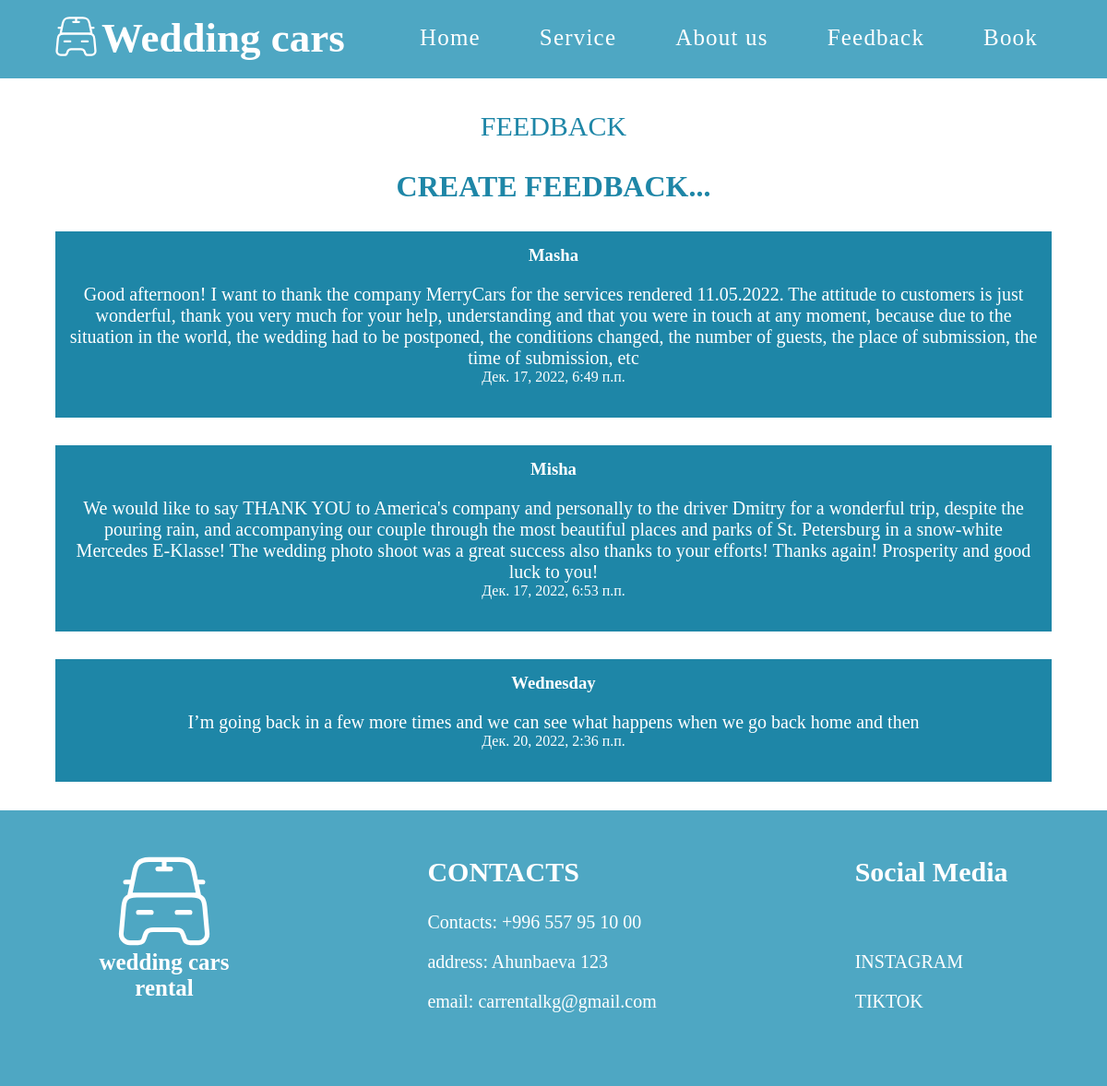
/comment/, run on the app's committed database.
### comment/models.py (models this page shows, shortened)
class Model_notes_of_user(models.Model):
    title_note = models.CharField(max_length=200)
    text_note = models.TextField()
    date_note = models.DateTimeField(auto_now_add=True)

### comment/views.py (the view)
# urls.py: path('comment/', views.View_user_notes.as_view()),
class View_user_notes(generic.ListView):
    template_name = 'all.html'
    queryset = models.Model_notes_of_user.objects.all()
    def get_queryset(self):
        return models.Model_notes_of_user.objects.all()

### comment/templates/all.html (shortened to what this page needs)
<!DOCTYPE html>
{% load static %}
<html lang="en">
<head>
    <link rel="stylesheet" href="{% static 'css/all.css' %}" />
    <link rel="stylesheet" href="{% static 'css/home.css' %}"/>
</head>
<body>
{% include 'header.html'%}
<h1 class="feedback" style="padding: 120px 0 30px 0; font-weight: normal;">FEEDBACK</h1>
<a href="http://127.0.0.1:8000/notes/add_note/"  style="display: block;  font-weight: bold; text-align:center; font-size:2rem; color:rgba(30, 134, 167, 1) ;">CREATE FEEDBACK...</a>
{% for i in object_list %}
        <div class="note">
            <h3 class="notes_title" style="padding-bottom: 20px; color: white">{{i.title_note}}</h3>
            <p class="notes_text" style=" font-size: 20px; color: white">{{i.text_note}}</p>
            <div class="notes_bottom">
                <p class="notes_date" style=" padding-bottom: 20px; color: white">{{i.date_note}}</p>
            </div>
        </div>
        {% endfor %}
{% include 'footer.html'%}
</body>
</html>

### templates/header.html (shortened to what this page needs)
<!DOCTYPE html>
{% load static %}
<html lang="en">
<head>
    <link rel="stylesheet" href="{% static 'css/home.css' %}" />
</head>
<body>
    <nav>
        <div>
          <ul class="right">
            <li>
              <img
                src="../../static/img/mainlogo.svg "
                alt="logo"
                width="45"
                height="45"
              />
            </li>
            <li>
              <h2 style="font-size: 45px; color: white">Wedding cars</h2>
            </li>
          </ul>
          <ul class="left">
            <li><a href="http://127.0.0.1:8000/">Home</a></li>
            <li><a href="http://127.0.0.1:8000/service/">Service</a></li>
            <li><a href="#about">About us</a></li>
            <li><a href="#Feed">Feedback</a></li>
            <li><a href="http://127.0.0.1:8000/order/">Book</a></li>
          </ul>
        </div>
      </nav>
</body>
</html>

### templates/footer.html (shortened to what this page needs)
<!DOCTYPE html>
{% load static %}
<html lang="en">
<head>
    <link rel="stylesheet" href="{% static 'css/home.css' %}" />
</head>
<body>
    <footer>
        <div>
          <picture>
            <img
              src="../../static/img/mainlogo.svg"
              width="100"
              alt=""
            />
            <h4>
              wedding cars <br />
              rental
            </h4>
          </picture>
        </div>
        <div>
          <h3>CONTACTS</h3>
          <ul>
            <li>Contacts: +996 557 95 10 00</li>
            <li>address: Ahunbaeva 123</li>
            <li>email: carrentalkg@gmail.com</li>
          </ul>
        </div>
        <div>
          <h3>Social Media</h3>
          <ul>
            <li>INSTAGRAM</li>
            <li>TIKTOK</li>
          </ul>
        </div>
      </footer>
</body>
</html>

### static/css/all.css (style rules this page uses)
.note { background-color: rgba(30, 134, 167, 1); text-align: center; margin: 60px; margin-top: 30px; padding: 15px; margin-bottom: 30px; }
.feedback { font-size: 30px; color: rgba(30, 134, 167, 1); text-align: center; }

### static/css/home.css (style rules this page uses)
* { box-sizing: border-box; margin: 0; padding: 0; text-decoration: none; list-style: none; color: black; }
nav { position: fixed; height: 85px; width: 100%; background-color: #4ea7c3; }
nav div { width: 90%; margin: 0 auto; display: flex; justify-content: space-between; align-items: center; padding: 15px 0; }
.right { display: flex; align-items: center; gap: 5px; }
.left { display: flex; justify-content: space-between; gap: 20px; width: 700px; }
.left li a { font-size: 25px; padding: 15px; color: white; letter-spacing: 1.2px; }
footer { display: flex; justify-content: space-around; align-items: flex-start; width: 100%; height: 300px; padding: 50px 0; background-color: #4ea7c3; border-top: 1px solid white; }
footer div { display: flex; justify-content: space-between; height: 90%; flex-direction: column; }
footer div picture { text-align: center; }
footer div picture h4 { font-size: 25px; color: white; }
footer div h3 { font-size: 30px; color: white; }
footer div ul li { padding: 10px 0; font-size: 20px; color: white; }

### data on the page
Model_notes_of_user: title_note "Masha", text_note "Good afternoon! I want to thank the company MerryCars for the services rendered 11.05.2022. The attitude to customers is just wonderful, thank you very much for your help, understanding and that you were in touch at any moment, because due to the situation in the world, the wedding had to be postponed, the conditions changed, the number of guests, the place of submission, the time of submission, etc", date_note "Дек. 17, 2022, 6:49 п.п."
Model_notes_of_user: title_note "Misha", text_note "We would like to say THANK YOU to America's company and personally to the driver Dmitry for a wonderful trip, despite the pouring rain, and accompanying our couple through the most beautiful places and parks of St. Petersburg in a snow-white Mercedes E-Klasse! The wedding photo shoot was a great success also thanks to your efforts! Thanks again! Prosperity and good luck to you!", date_note "Дек. 17, 2022, 6:53 п.п."
Model_notes_of_user: title_note "Wednesday", text_note "I’m going back in a few more times and we can see what happens when we go back home and then", date_note "Дек. 20, 2022, 2:36 п.п."
